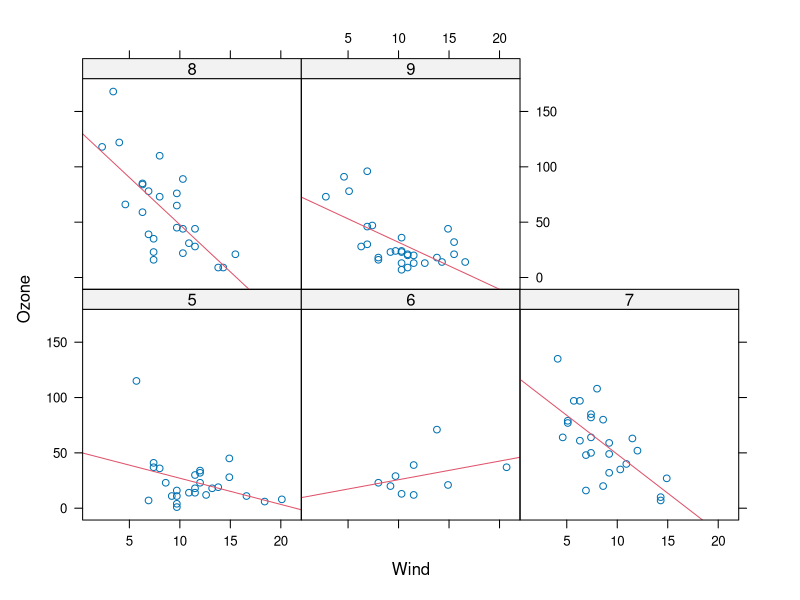

This figure's R source:
library(lattice)
library(datasets)

airquality <- transform(airquality, Month = factor(Month))
# p <- xyplot(Ozone ~ Wind | Month, data = airquality, layout = c(5, 1))
p <- xyplot(Ozone ~ Wind | Month, data = airquality, panel = function(x, y, ...){
  panel.xyplot(x, y, ...)
  panel.lmline(x, y, col = 2)
})

print(p)